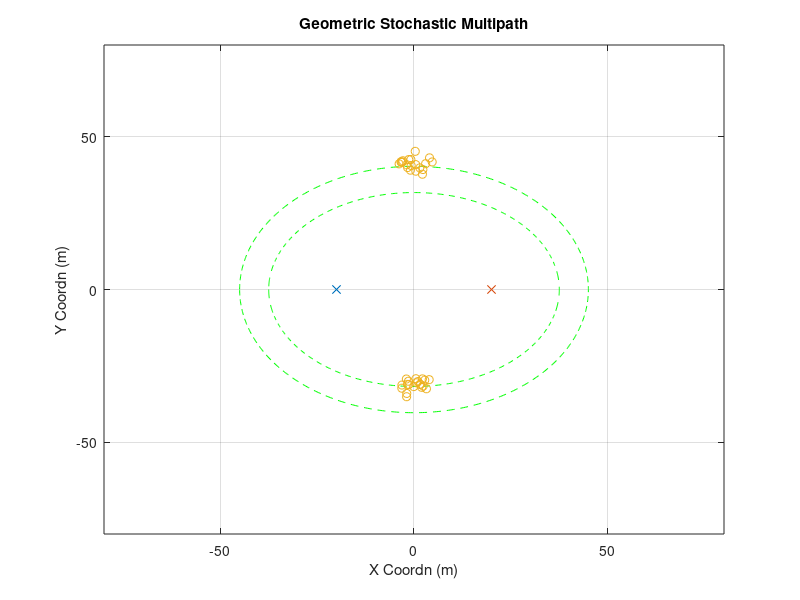

The MATLAB source for this figure: (Note: this script raises an error after producing the figure.)
% test whether it is possible to get reasonable "initial guess" of channle
% parameter
clear;clc;close all
rng(2)
%% other parameter
plot_ellipse = 1;
noise_pow = 1;

%% Goemetry Parameters
Nt = 16;
Nr = 16;
D_bs2ue = 40;
loc0_ue = [-D_bs2ue/2,0];
loc0_bs = [D_bs2ue/2,0];
speed_c = 3e8;
fc = 28e9;
%% Large Scale Parameter (Multiple Clusters)
cluster_delay = [300e-9,250e-9];
cluster_num = 2;
ray_num = 20;

%% Cluster Generation (Strongest Two?)
for cluster_index = 1:cluster_num
    delay = cluster_delay(cluster_index);
    ellipse_len = delay*speed_c;
    a = ellipse_len/2;
    c = D_bs2ue/2;
    b = sqrt(a^2-c^2);
    
%     AOA = rand*pi-pi/2;
    if cluster_index==1
        AOA = pi/2;
    else
        AOA = -pi/2;
    end
    loc_cluster_cnt = [a*cos(AOA),b*sin(AOA)];
    loc_cluster = repmat(loc_cluster_cnt,ray_num,1)+[randn(ray_num,1)*2,randn(ray_num,1)*2];
    loc_cluster_total((cluster_index-1)*ray_num+1:cluster_index*ray_num,:) =  loc_cluster;
    
    for ray_index = 1:ray_num
        raydelay(cluster_index,ray_index) = (norm(loc_cluster(ray_index,:)-loc0_bs)...
                    +norm(loc_cluster(ray_index,:)-loc0_ue))/speed_c;
        temp = loc_cluster(ray_index,:) - loc0_ue;
        rayAOA(cluster_index,ray_index) = angle(temp(1)+1j*temp(2));
        temp = loc_cluster(ray_index,:) - loc0_bs;
        rayAOD(cluster_index,ray_index) = angle(temp(1)+1j*temp(2));
    end
    raygain = exp(1j*rand(cluster_num, ray_num)*2*pi);
%     raygain(2,:) = zeros(1,ray_num);
    
    fprintf('Cluster %d:\n',cluster_index);
    fprintf('DS Mean:    %4.2f ns\n', mean(raydelay(cluster_index,:)*1e9));
    fprintf('DS Std Dev: %4.2f ns\n', sqrt(var(raydelay(cluster_index,:)*1e9)));
    fprintf('AOAS Mean:    %4.2f degree\n', mean(rayAOA(cluster_index,:)/pi*180));
    fprintf('AOAS Std Dev: %4.2f degree\n', sqrt(var(rayAOA(cluster_index,:)/pi*180)));
    fprintf('AODS Mean:    %4.2f degree\n', mean(rayAOD(cluster_index,:)/pi*180));
    fprintf('AODS Std Dev: %4.2f degree\n', sqrt(var(rayAOD(cluster_index,:)/pi*180)));
    
    % plot ellipse
    if plot_ellipse
        t = -pi:0.01:pi;
        x = a*cos(t);
        y = b*sin(t);
        figure(99)
        plot(x,y,'g--');hold on
    end
end

% plot of scattering ellipse
if plot_ellipse
    figure(99)
    plot(loc0_ue(1),loc0_ue(2),'x');hold on
    plot(loc0_bs(1),loc0_bs(2),'x');hold on
    plot(loc_cluster_total(:,1),loc_cluster_total(:,2),'o');hold on
    title('Geometric Stochastic Multipath')
    axis([-80,80,-80,80])
    xlabel('X Coordn (m)')
    ylabel('Y Coordn (m)')
    grid on
end

%% Frequency Domain MIMO Channel & Frequency Domain Equivalent Beamspace Channel
Nfft = 512;
H_freq0 = get_H_freq2( raygain,...
                       raydelay,...
                       rayAOA,...
                       rayAOD,...
                       cluster_num,...
                       ray_num,...
                       Nt, Nr);
norm_factor = sqrt(mean(mean(mean(abs(H_freq0).^2))));
% norm_factor = 1;
H_freq0 = H_freq0 / norm_factor ;

%%
phi1 = mean(rayAOA(1,:),2);
% phi_round1 = round(mean(rayAOA(1,:),2)/pi*2^6)/2^6*pi;
phi_round1 = phi1;
arx1 = exp(1j*(0:Nr-1)'*pi*sin(phi_round1))/sqrt(Nr);

phi_round1_leftasst = (round(mean(rayAOA(1,:),2)/pi*2^6)-0.25)/2^6*pi;
arx1_leftasst = exp(1j*(0:Nr-1)'*pi*sin(phi_round1_leftasst))/sqrt(Nr);
phi_round1_rightasst = (round(mean(rayAOA(1,:),2)/pi*2^6)+0.25)/2^6*pi;
arx1_rightasst = exp(1j*(0:Nr-1)'*pi*sin(phi_round1_rightasst))/sqrt(Nr);

theta1 = mean(rayAOD(1,:),2);
atx1 = exp(1j*(0:Nt-1)'*pi*sin(theta1))/sqrt(Nt);

phi2 = mean(rayAOA(2,:),2);
% phi_round2 = round(mean(rayAOA(2,:),2)/pi*2^6)/2^6*pi;
phi_round2 = phi2;
arx2 = exp(1j*(0:Nr-1)'*pi*sin(phi_round2))/sqrt(Nr);
theta2 = mean(rayAOD(2,:),2);
atx2 = exp(1j*(0:Nt-1)'*pi*sin(theta2))/sqrt(Nt);
%% quick look at post-beamforming wideband channel 
if noise_pow == 10
    NMSE = -10;
elseif noise_pow == 1
    NMSE = -20;
elseif noise_pow == 0.1
    NMSE = -30;
end

H_error_scaler = sqrt(10^(NMSE/10));
for kk=1:Nfft
    H_error = (randn(Nr,Nt)+1j*randn(Nr,Nt))/sqrt(2)*H_error_scaler;
    H_BB1(kk,1) = arx1'*(squeeze(H_freq0(:,:,kk))+H_error)*atx1;
    H_BB2(kk,1) = arx2'*(squeeze(H_freq0(:,:,kk))+H_error)*atx2;
end
% figure
% plot(10*log10(abs(H_BB1(:,1))))
% grid on
% xlabel('Subcarrier Index')
% ylabel('Channel Gain (dB)')
%% OMP approach 
G = 1000;
Nfft = 512;
tau_range = linspace(150,350,G)*1e-9;
krange = transpose(1:Nfft);
for gg=1:G
    Psi(:,gg) = exp(-1j*(2*pi)*krange*tau_range(gg)/(Nfft*1e-9));
end
s_tau = zeros(Nfft,ray_num);
h_res = H_BB1(:,1);
for rr=1:ray_num
    [~, kr_bb1(rr)] = max(abs(Psi'*h_res));
    s_tau(:,rr) = Psi(:,kr_bb1(rr));
    h_res = (eye(Nfft) - s_tau(:,1:rr)*pinv(s_tau(:,1:rr)))*H_BB1(:,1);
end

s_tau = zeros(Nfft,ray_num);
h_res = H_BB2(:,1);
for rr=1:ray_num
    [~, kr_bb2(rr)] = max(abs(Psi'*h_res));
    s_tau(:,rr) = Psi(:,kr_bb2(rr));
    h_res = (eye(Nfft) - s_tau(:,1:rr)*pinv(s_tau(:,1:rr)))*H_BB2(:,1);
end
% [sort(tau_range(kr)).' sort(raydelay(1,:)).']*1e9
%% Parameter refinement using Alternative Search in BB1
t_num = 50;
for tt = 1:t_num
    if tt==1
        rayAOA_prev = ones(1,ray_num)*phi1;
        raydelay_prev = tau_range(kr_bb1);
    elseif tt>1
        raydelay_prev = tau_est;
        rayAOA_prev = AOA_est;
        raygain_prev = alpha_est;
    end

    % Alternative estimation parameters
    
        %---------------------------------------------
        % Alpha estimation using previous tau and phi
        %---------------------------------------------
        for kk=1:Nfft
            if tt==1
                bigPhi = ones(1,ray_num)*1e-5;
            else
                bigPhi = sin(rayAOA_prev(1,:))-sin(phi_round1);
            end
            bigTheta = -sin(rayAOD(1,:))+sin(theta1);
            BigAlpha(kk,:) = exp(-1j*2*pi*kk*(raydelay_prev(1,:))/(1e-9*Nfft))...
                .*(1-exp(1j*pi*Nr*bigPhi))./(1-exp(1j*pi*bigPhi))...
                .*(1-exp(1j*pi*Nt*bigTheta))./(1-exp(1j*pi*bigTheta))...
                ./(Nt*Nr);
        end
        alpha_est = (pinv(BigAlpha)*H_BB1(:,1)).';
%         H_BB1_pred(:,tt) = BigAlpha*(alpha_est.');
%         figure
%         plot(abs(H_BB1_pred(:,tt)));hold on
%         plot(abs(H_BB1(:,1)));hold on
%         legend('pred','true')
        
        
        %---------------------------------------------
        % tau estimation with previous alpha and phi
        %---------------------------------------------
        for kk=1:Nfft
%             bigPhi = sin(rayAOA_prev(1,:))-sin(phi_round1);
            bigTheta = -sin(rayAOD(1,:))+sin(theta1);
            BigTau(kk,:) = (-1j*2*pi/(Nfft*1e-9)*kk)...
            .*exp(-1j*2*pi*kk*(raydelay_prev(1,:))/(1e-9*Nfft))...
            .*alpha_est...    
            .*(1-exp(1j*pi*Nr*bigPhi))./(1-exp(1j*pi*bigPhi))...
            .*(1-exp(1j*pi*Nt*bigTheta))./(1-exp(1j*pi*bigTheta))...
            ./(Nt*Nr);
            
            BigTau_const(kk,:) = exp(-1j*2*pi*kk*(raydelay_prev(1,:))...
            /(1e-9*Nfft))...
            .*alpha_est...    
            .*(1-exp(1j*pi*Nr*bigPhi))./(1-exp(1j*pi*bigPhi))...
            .*(1-exp(1j*pi*Nt*bigTheta))./(1-exp(1j*pi*bigTheta))...
            ./(Nt*Nr);
        end
%         H_BB1_pred(:,tt) = sum(BigTau_const,2)+BigTau*((raydelay(1,:)-raydelay_prev(1,:)).');
        deltatau_est = pinv([real(BigTau);imag(BigTau)])...
            *[real(H_BB1(:,1)-sum(BigTau_const,2));imag(H_BB1(:,1)-sum(BigTau_const,2))];
        tau_est = raydelay_prev(1,:) + deltatau_est.';
%         H_BB1_pred_real(:,tt) = real(BigTau) * deltatau_est + real(sum(BigTau_const,2));
%         H_BB1_pred_imag(:,tt) = imag(BigTau) * deltatau_est + imag(sum(BigTau_const,2));
%         figure
%         plot(abs(H_BB1_pred_real(:,tt)+1j*H_BB1_pred_imag(:,tt)));hold on
%         plot(abs(H_BB1(:,1)));hold on
%         legend('pred','true')

        %---------------------------------------------
        % phi estimation using previous alpha and tau
        %---------------------------------------------
%         rayAOA_prev(1,:) = rayAOA_prev(1,:) + deltaAOA_est;
        for kk=1:Nfft
%             bigPhi = sin(rayAOA_prev(1,:))-sin(phi_round1);
            bigTheta = -sin(rayAOD(1,:))+sin(theta1);
            BigPhi_const(kk,:) = alpha_est(1,:)...
                .*exp(-1j*2*pi*kk*(tau_est)/(1e-9*Nfft))...
                .*(1-exp(1j*pi*Nr*bigPhi))./(1-exp(1j*pi*bigPhi))...
                .*(1-exp(1j*pi*Nt*bigTheta))./(1-exp(1j*pi*bigTheta))...
                ./(Nt*Nr);
            for ray_index=1:ray_num
                phi_bar = phi_round1;
                phi_chan = rayAOA_prev(1,ray_index);
                BigPHI(kk,ray_index) = alpha_est(ray_index)...
                .*exp(-1j*2*pi*kk*(tau_est(ray_index))/(1e-9*Nfft))...
                .*((-1j*pi*Nr*cos(rayAOA_prev(1,ray_index)))*exp(1j*pi*Nr*bigPhi(ray_index))*(1-exp(1j*pi*bigPhi(ray_index)))...
                -(1-exp(1j*pi*Nr*bigPhi(ray_index)))*exp(1j*pi*bigPhi(ray_index))*(-1j*pi*cos(rayAOA_prev(1,ray_index))))...
                ./((1-exp(1j*pi*bigPhi(ray_index)))^2)...
                .*(1-exp(1j*pi*Nt*bigTheta(ray_index)))./(1-exp(1j*pi*bigTheta(ray_index)))...
                ./(Nt*Nr);
            end
        end
%         H_BB1_pred(:,tt) = sum(BigPhi_const,2)+BigPHI*((rayAOA(1,:)-rayAOA_prev(1,:)).');
        deltaAOA_est = pinv([real(BigPHI);imag(BigPHI)])...
            *[real(H_BB1(:,1)-sum(BigPhi_const,2));imag(H_BB1(:,1)-sum(BigPhi_const,2))];
        AOA_est = rayAOA_prev(1,:) + deltaAOA_est.';
        
%         H_BB1_pred_real(:,tt) = real(BigPHI) * deltaAOA_est + real(sum(BigPhi_const,2));
%         H_BB1_pred_imag(:,tt) = imag(BigPHI) * deltaAOA_est + imag(sum(BigPhi_const,2));
%         figure
%         plot(abs(H_BB1_pred_real(:,tt)+1j*H_BB1_pred_imag(:,tt)));hold on
%         plot(abs(H_BB1(:,1)));hold on
%         legend('pred','true')
        
        %---------------------------------------------
        % Post-Beamforming Channel Using Estimated Parameter
        %---------------------------------------------
        bigPhi_est = sin(AOA_est)-sin(phi_round1);
        for kk=1:Nfft
        H_BB1_pred(kk,tt) = sum(alpha_est(1,:)...
                .*exp(-1j*2*pi*kk*tau_est/(1e-9*Nfft))...
                .*(1-exp(1j*pi*Nr*bigPhi_est))./(1-exp(1j*pi*bigPhi_est))...
                .*(1-exp(1j*pi*Nt*bigTheta))./(1-exp(1j*pi*bigTheta)))...
                ./(Nt*Nr);
        end

    MSE_init1(tt) = norm(H_BB1(:,1)-H_BB1_pred(:,tt),'fro')/norm(H_BB1(:,1),'fro');
end
% wrap-up everything for tracking
tau_est1 = tau_est;
AOA_est1= AOA_est;
alpha_est1 = alpha_est;
%% 
figure
plot(MSE_init1);hold on;grid on
xlabel('Iteration')
title('MSE in Initilization')
ylabel('MSE in BB1')
%% Parameter refinement using Alternative Search in BB2
t_num = 50;
for tt = 1:t_num
    if tt==1
        rayAOA_prev = ones(1,ray_num)*phi2;
        raydelay_prev = tau_range(kr_bb2);
    elseif tt>1
        raydelay_prev = tau_est;
        rayAOA_prev = AOA_est;
        raygain_prev = alpha_est;
    end

    % Alternative estimation parameters
    
        %---------------------------------------------
        % Alpha estimation using previous tau and phi
        %---------------------------------------------
        for kk=1:Nfft
            if tt==1
                bigPhi = ones(1,ray_num)*1e-5;
            else
                bigPhi = sin(rayAOA_prev(1,:))-sin(phi_round2);
            end
%             bigPhi = sin(rayAOA_prev(1,:))-sin(phi_round2);
            bigTheta = -sin(rayAOD(2,:))+sin(theta2);
            BigAlpha(kk,:) = exp(-1j*2*pi*kk*(raydelay_prev(1,:))/(1e-9*Nfft))...
                .*(1-exp(1j*pi*Nr*bigPhi))./(1-exp(1j*pi*bigPhi))...
            .*(1-exp(1j*pi*Nt*bigTheta))./(1-exp(1j*pi*bigTheta))...
            ./(Nt*Nr);
        end
        alpha_est = (pinv(BigAlpha)*H_BB2(:,1)).';
        H_BB2_pred(:,tt) = BigAlpha*(alpha_est.');
%         figure
%         plot(abs(H_BB1_pred(:,tt)));hold on
%         plot(abs(H_BB1(:,tt)));hold on
%         legend('pred','true')
        
        
        %---------------------------------------------
        % tau estimation with previous alpha and phi
        %---------------------------------------------
        for kk=1:Nfft
%             bigPhi = sin(rayAOA_prev(1,:))-sin(phi_round2);
            bigTheta = -sin(rayAOD(2,:))+sin(theta2);
            BigTau(kk,:) = (-1j*2*pi/(Nfft*1e-9)*kk)...
            .*exp(-1j*2*pi*kk*(raydelay_prev(1,:))/(1e-9*Nfft))...
            .*alpha_est...    
            .*(1-exp(1j*pi*Nr*bigPhi))./(1-exp(1j*pi*bigPhi))...
            .*(1-exp(1j*pi*Nt*bigTheta))./(1-exp(1j*pi*bigTheta))...
            ./(Nt*Nr);
            
            BigTau_const(kk,:) = exp(-1j*2*pi*kk*(raydelay_prev(1,:))...
            /(1e-9*Nfft))...
            .*alpha_est...    
            .*(1-exp(1j*pi*Nr*bigPhi))./(1-exp(1j*pi*bigPhi))...
            .*(1-exp(1j*pi*Nt*bigTheta))./(1-exp(1j*pi*bigTheta))...
            ./(Nt*Nr);
        end
%         H_BB1_pred(:,tt) = sum(BigTau_const,2)+BigTau*((raydelay(1,:)-raydelay_prev(1,:)).');
        deltatau_est = pinv([real(BigTau);imag(BigTau)])...
            *[real(H_BB2(:,1)-sum(BigTau_const,2));imag(H_BB2(:,1)-sum(BigTau_const,2))];
        tau_est = raydelay_prev(1,:) + deltatau_est.';
%         H_BB2_pred_real(:,tt) = real(BigTau) * deltatau_est + real(sum(BigTau_const,2));
%         H_BB2_pred_imag(:,tt) = imag(BigTau) * deltatau_est + imag(sum(BigTau_const,2));
%         figure
%         plot(abs(H_BB2_pred_real(:,tt)+1j*H_BB2_pred_imag(:,tt)));hold on
%         plot(abs(H_BB2(:,1)));hold on
%         legend('pred','true')

        %---------------------------------------------
        % phi estimation using previous alpha and tau
        %---------------------------------------------
%         rayAOA_prev(1,:) = rayAOA_prev(1,:) + deltaAOA_est;
        for kk=1:Nfft
%             bigPhi = sin(rayAOA_prev(1,:))-sin(phi_round2);
            bigTheta = -sin(rayAOD(2,:))+sin(theta2);
            BigPhi_const(kk,:) = alpha_est(1,:)...
                .*exp(-1j*2*pi*kk*(tau_est)/(1e-9*Nfft))...
                .*(1-exp(1j*pi*Nr*bigPhi))./(1-exp(1j*pi*bigPhi))...
                .*(1-exp(1j*pi*Nt*bigTheta))./(1-exp(1j*pi*bigTheta))...
                ./(Nt*Nr);
            for ray_index=1:ray_num
                phi_bar = phi_round1;
                phi_chan = rayAOA_prev(1,ray_index);
                BigPHI(kk,ray_index) = alpha_est(ray_index)...
                .*exp(-1j*2*pi*kk*(tau_est(ray_index))/(1e-9*Nfft))...
                .*((-1j*pi*Nr*cos(rayAOA_prev(1,ray_index)))*exp(1j*pi*Nr*bigPhi(ray_index))*(1-exp(1j*pi*bigPhi(ray_index)))...
                -(1-exp(1j*pi*Nr*bigPhi(ray_index)))*exp(1j*pi*bigPhi(ray_index))*(-1j*pi*cos(rayAOA_prev(1,ray_index))))...
                ./((1-exp(1j*pi*bigPhi(ray_index)))^2)...
                .*(1-exp(1j*pi*Nt*bigTheta(ray_index)))./(1-exp(1j*pi*bigTheta(ray_index)))...
                ./(Nt*Nr);
            end
        end
%         H_BB1_pred(:,tt) = sum(BigPhi_const,2)+BigPHI*((rayAOA(1,:)-rayAOA_prev(1,:)).');
        deltaAOA_est = pinv([real(BigPHI);imag(BigPHI)])...
            *[real(H_BB2(:,1)-sum(BigPhi_const,2));imag(H_BB2(:,1)-sum(BigPhi_const,2))];
        AOA_est = rayAOA_prev(1,:) + deltaAOA_est.';
        
%         H_BB1_pred_real(:,tt) = real(BigPHI) * deltaAOA_est + real(sum(BigPhi_const,2));
%         H_BB1_pred_imag(:,tt) = imag(BigPHI) * deltaAOA_est + imag(sum(BigPhi_const,2));
%         figure
%         plot(abs(H_BB2_pred_real(:,tt)+1j*H_BB2_pred_imag(:,tt)));hold on
%         plot(abs(H_BB2(:,1)));hold on
%         legend('pred','true')
        
        %---------------------------------------------
        % Post-Beamforming Channel Using Estimated Parameter
        %---------------------------------------------
        bigPhi_est = sin(AOA_est)-sin(phi_round2);
        for kk=1:Nfft
        H_BB2_pred(kk,tt) = sum(alpha_est(1,:)...
                .*exp(-1j*2*pi*kk*tau_est/(1e-9*Nfft))...
                .*(1-exp(1j*pi*Nr*bigPhi_est))./(1-exp(1j*pi*bigPhi_est))...
                .*(1-exp(1j*pi*Nt*bigTheta))./(1-exp(1j*pi*bigTheta)))...
                ./(Nt*Nr);
        end
%         figure
%         plot(abs(H_BB2_pred(:,tt)));hold on
%         plot(abs(H_BB2(:,1)));hold on
%         legend('pred','true')


    MSE_init2(tt) = norm(H_BB2(:,1)-H_BB2_pred(:,tt),'fro')/norm(H_BB2(:,1),'fro');
end

% wrap-up everything for tracking
tau_est2 = tau_est;
AOA_est2 = AOA_est;
alpha_est2 = alpha_est;

%%
% figure
% plot(MSE_init2);hold on;grid on
% xlabel('Iteration')
% title('MSE in Initilization')
% ylabel('MSE in BB2')
%% Channel change in BB1 and BB2
rho = 1;
speed_rotate = -100/180*pi;
t_range = (2.5:2.5:200)*1e-3;
for tt = 1:length(t_range)
    t_now = t_range(tt);
    dt = t_range(2)-t_range(1);
    
    % setup speed
    if t_now<500e-3
        speed_v = [10, 0];
    else
        speed_v = [10, 0];
    end
    
    if tt==1
        loc_ue = loc0_ue + speed_v * dt;
    else
        loc_ue = loc_ue + speed_v * dt;
    end
     
%     clc
%     fprintf('Time Evolution %2.4f s\n',t_range(tt));
    [raydelay, rayAOA, rayAOD ] = get_multipath(loc0_bs, loc_ue, loc_cluster_total,...
                                            cluster_num, ray_num );
    rayAOA = rayAOA + speed_rotate * (tt-1) * dt;
    raygain = raygain.*exp(1j*rand(cluster_num,ray_num)*2*pi*sqrt(1-rho^2));
%     H_freq = get_H_freq2(raygain, raydelay, rayAOA, rayAOD, cluster_num, ray_num, Nt, Nr);
%     H_freq = H_freq / norm_factor ;

    raygain_true_BB1(tt,:)  = raygain(1,:);
    raygain_true_BB2(tt,:)  = raygain(2,:);
    
    raydelay_true_BB1(tt,:)  = raydelay(1,:);
    raydelay_true_BB2(tt,:)  = raydelay(2,:);
    
    rayAOA_true_BB1(tt,:)  = rayAOA(1,:);
    rayAOA_true_BB2(tt,:)  = rayAOA(2,:);
end

%% Parameter tracking using gradient descent
stepsize = 1e-7;

raydelay_est_BB1 = zeros(length(t_range),ray_num);
rayAOA_est_BB1 = zeros(length(t_range),ray_num);
raygain_est_BB1 = zeros(length(t_range),ray_num);

raydelay_est_BB2 = zeros(length(t_range),ray_num);
rayAOA_est_BB2 = zeros(length(t_range),ray_num);
raygain_est_BB2 = zeros(length(t_range),ray_num);

for tt = 1:length(t_range)
    
    raygain(1,:) = raygain_true_BB1(tt,:);
    raydelay(1,:) = raydelay_true_BB1(tt,:);
    rayAOA(1,:) = rayAOA_true_BB1(tt,:);
    
    raygain(2,:) = raygain_true_BB2(tt,:);
    raydelay(2,:) = raydelay_true_BB2(tt,:);
    rayAOA(2,:) = rayAOA_true_BB2(tt,:);
    
    H_freq = get_H_freq2(raygain, raydelay, rayAOA, rayAOD, cluster_num, ray_num, Nt, Nr);
    H_freq = H_freq / norm_factor;
    MIMO_noise = (randn(Nr,Nt,Nfft)+1j*randn(Nr,Nt,Nfft))*sqrt(noise_pow/2);
    H_freq_noisy = H_freq + MIMO_noise;
    
    arx1 = exp(1j*(0:Nr-1)'*pi*sin(phi_round1))/sqrt(Nr);
    arx2 = exp(1j*(0:Nr-1)'*pi*sin(phi_round2))/sqrt(Nr);

    for kk=1:Nfft
        H_error = (randn(Nr,Nt)+1j*randn(Nr,Nt))/sqrt(2)*H_error_scaler;
        H_BB1(kk,tt) = arx1'*(squeeze(H_freq(:,:,kk))+H_error)*atx1;   
        H_BB2(kk,tt) = arx2'*(squeeze(H_freq(:,:,kk))+H_error)*atx2;   
    end
    
    if tt==1
        raydelay_est_BB1(tt,:) = tau_est1;
        rayAOA_est_BB1(tt,:) = AOA_est1;
        raygain_est_BB1(tt,:) = alpha_est1;

        raydelay_est_BB2(tt,:) = tau_est2;
        rayAOA_est_BB2(tt,:) = AOA_est2;
        raygain_est_BB2(tt,:) = alpha_est2;
        
%         raydelay_est_BB1(tt,:) = raydelay(1,:);
%         rayAOA_est_BB1(tt,:) = rayAOA(1,:);
%         raygain_est_BB1(tt,:) = raygain(1,:)/norm_factor;
%         
%         raydelay_est_BB2(tt,:) = raydelay(2,:);
%         rayAOA_est_BB2(tt,:) = rayAOA(2,:);
%         raygain_est_BB2(tt,:) = raygain(2,:)/norm_factor;
    else
        raydelay_est_BB1(tt,:) = tau_est_BB1;
        rayAOA_est_BB1(tt,:) = phi_est_BB1;
        raygain_est_BB1(tt,:) = alpha_est_BB1;
        
        raydelay_est_BB2(tt,:) = tau_est_BB2;
        rayAOA_est_BB2(tt,:) = phi_est_BB2;
        raygain_est_BB2(tt,:) = alpha_est_BB2;
    end
    
    % gain is not updated in this algorithm
    alpha_est_BB1 = raygain_est_BB1(tt,:);
    alpha_est_BB2 = raygain_est_BB2(tt,:);

    % LMS update for channel parameters in BB1
    [tau_est_BB1, deltaAOA_est_BB1,  phi_est_BB1] ...
        = LMS_tracking( alpha_est_BB1,...
                        raydelay_est_BB1(tt,:),...
                        rayAOA_est_BB1(tt,:),...
                        phi_round1,...
                        rayAOD(1,:),...
                        theta1,...
                        H_BB1(:,tt),...
                        Nt, Nr, Nfft, ray_num, stepsize);

    phi_round1 = phi_round1 + stepsize * deltaAOA_est_BB1.';

        % LMS update for channel parameters in BB2
    [tau_est_BB2, deltaAOA_est_BB2,  phi_est_BB2] ...
        = LMS_tracking( alpha_est_BB2,...
                        raydelay_est_BB2(tt,:),...
                        rayAOA_est_BB2(tt,:),...
                        phi_round2,...
                        rayAOD(2,:),...
                        theta2,...
                        H_BB2(:,tt),...
                        Nt, Nr, Nfft, ray_num, stepsize);

    phi_round2 = phi_round2 + stepsize * deltaAOA_est_BB2.';
        %---------------------------------------------
        % Post-Beamforming Channel Using Estimated Parameter
        %---------------------------------------------
        bigPhi_est = sin(phi_est_BB1)-sin(phi_round1);
        bigTheta = -sin(rayAOD(1,:))+sin(theta1);
        for kk=1:Nfft
        H_BB1_pred(kk,tt) = sum(alpha_est_BB1(1,:)...
                .*exp(-1j*2*pi*kk*tau_est_BB1/(1e-9*Nfft))...
                .*(1-exp(1j*pi*Nr*bigPhi_est))./(1-exp(1j*pi*bigPhi_est))...
                .*(1-exp(1j*pi*Nt*bigTheta))./(1-exp(1j*pi*bigTheta)))...
                ./(Nt*Nr);
        end
        
        bigPhi_est = sin(phi_est_BB2)-sin(phi_round2);
        bigTheta = -sin(rayAOD(2,:))+sin(theta2);
        for kk=1:Nfft
        H_BB2_pred(kk,tt) = sum(alpha_est_BB2(1,:)...
                .*exp(-1j*2*pi*kk*tau_est_BB2/(1e-9*Nfft))...
                .*(1-exp(1j*pi*Nr*bigPhi_est))./(1-exp(1j*pi*bigPhi_est))...
                .*(1-exp(1j*pi*Nt*bigTheta))./(1-exp(1j*pi*bigTheta)))...
                ./(Nt*Nr);
        end

    
    % post-BF evaluation
    MSE_tracking_BB1(tt) = norm(H_BB1(:,tt)-H_BB1_pred(:,tt),'fro')/norm(H_BB1(:,tt),'fro');
    MSE_oldest_BB1(tt) = norm(H_BB1(:,tt)-H_BB1(:,1),'fro')/norm(H_BB1(:,tt),'fro');
    
    MSE_tracking_BB2(tt) = norm(H_BB2(:,tt)-H_BB2_pred(:,tt),'fro')/norm(H_BB2(:,tt),'fro');
    MSE_oldest_BB2(tt) = norm(H_BB2(:,tt)-H_BB2(:,1),'fro')/norm(H_BB2(:,tt),'fro');
    
    % capacity evaluation
%     L = cluster_num;
    L = 1;
    SINR_k = zeros(L,Nfft);

    H_freq_est = get_H_freq2([alpha_est_BB1; alpha_est_BB2],...
                             [tau_est_BB1;   tau_est_BB2],...
                             [phi_est_BB1;   phi_est_BB2],...
                              rayAOD,...
                              cluster_num,...
                              ray_num,...
                              Nt, Nr);
    
    for kk=1:Nfft
        [U,S,V] = svd(H_freq_est(:,:,kk));
        [diag_S, temp_idx] = sort(diag(S), 'descend');
        S_sorted  = diag(diag_S);
        U_sorted = U(:,temp_idx);
        V_sorted = V(:,temp_idx); 
        U_est{kk} = U_sorted(:,1:L);
        V_est{kk} = V_sorted(:,1:L);
        
        % true chan
        H_k = squeeze(H_freq(:,:,kk));
        gain = U_est{kk}' * H_k *V_est{kk};
        
        if L==2
            % Capcity computing with L = 2 multiplexed streams
            SINR_k(1, kk) = abs(gain(1,1))^(2) / ((abs(gain(1,2)).^2) + noise_pow);
            SINR_k(2, kk) = abs(gain(2,2))^(2) / ((abs(gain(2,1)).^2) + noise_pow);
        elseif L==1
            % Capcity computing with L = 2 multiplexed streams
            SINR_k(1, kk) = abs(gain(1,1))^(2) / (noise_pow);
        end
    end
    if L==2
        capacity_track(tt) = mean(sum(log2(1+SINR_k))); % bps/Hz
    elseif L==1
        capacity_track(tt) = mean(log2(1+SINR_k)); % bps/Hz
    end


    
    % with perfect CSI
    for kk=1:Nfft
        H_error = (randn(Nr,Nt)+1j*randn(Nr,Nt))/sqrt(2)*H_error_scaler*10;
        [U,S,V] = svd((squeeze(H_freq(:,:,kk))+H_error));
        [diag_S, temp_idx] = sort(diag(S), 'descend');
        S_sorted  = diag(diag_S);
        U_sorted = U(:,temp_idx);
        V_sorted = V(:,temp_idx); 
        if tt==1
            U_true{kk} = U_sorted(:,1:L);
            V_true{kk} = V_sorted(:,1:L);
        end

        % true chan
        H_k = squeeze(H_freq(:,:,kk));
        gain_true = U_true{kk}' * H_k *V_true{kk};

        if L==2
            % Capcity computing with L = 2 multiplexed streams
            SINR_k_true(1, kk) = abs(gain_true(1,1))^(2) / ((abs(gain_true(1,2)).^2) + noise_pow);
            SINR_k_true(2, kk) = abs(gain_true(2,2))^(2) / ((abs(gain_true(2,1)).^2) + noise_pow);

        elseif L==1
            % Capcity computing with L = 2 multiplexed streams
            SINR_k_true(1, kk) = abs(gain(1,1))^(2) / (noise_pow);

        end
    end
    if L==2
        capacity_true(tt) = mean(sum(log2(1+SINR_k_true))); % bps/Hz
    elseif L==1
        capacity_true(tt) = mean(log2(1+SINR_k_true)); % bps/Hz
    end
end

%% post-beamforming NMSE
figure
plot(1e3*t_range, MSE_tracking_BB1,'linewidth',3);hold on;
plot(1e3*t_range, MSE_oldest_BB1,'linewidth',3);hold on
plot(1e3*t_range, MSE_tracking_BB2,'linewidth',3);hold on;
plot(1e3*t_range, MSE_oldest_BB2,'linewidth',3);hold on
grid on
xlabel('time (ms)')
title('MSE in Tracking')
ylabel('MSE')
legend('BB1 w/ tracking','BB1 w/o tracking','BB2 w/ tracking','BB2 w/o tracking')

%% angle and delay tracking performance
figure
subplot(221)
plot(1e9*mean(raydelay_est_BB1,2));
hold on
plot(1e9*mean(raydelay_true_BB1,2));
legend('est.','true')
ylabel('delay (ns)')
title('delay BB1')

subplot(222)
plot(1e9*mean(raydelay_est_BB2,2));
hold on
plot(1e9*mean(raydelay_true_BB2,2));
legend('est.','true')
ylabel('delay (ns)')
title('delay BB2')

subplot(223)
plot(mean(rayAOA_est_BB1,2)/pi*180);
hold on
plot(mean(rayAOA_true_BB1,2)/pi*180);
legend('est.','true')
ylabel('AOA (deg)')
title('AOA BB1')

subplot(224)
plot(mean(rayAOA_est_BB2,2)/pi*180);
hold on
plot(mean(rayAOA_true_BB2,2)/pi*180);
legend('est.','true')
ylabel('AOA (deg)')
title('AOA BB2')

%%  capacity plotting
figure;
plot(t_range, capacity_track);hold on
plot(t_range, capacity_true);hold on
legend('proposed','perfect CSI')
        
